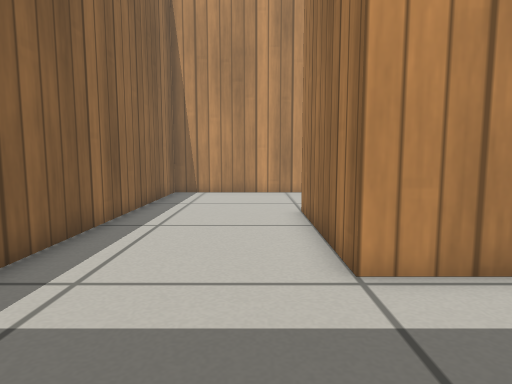
view 1 (above)

12 first-person views from a walk through a Gazebo world. The camera is 0.44 m above the floor, tilts 6° down and sees 75° across. The floor is counted in squares, 0.25 m on a side. Each view is taken from the middle of a square. On the plan, view 1 faces up. The plan holds only what a view shows up to about 17 squares ahead; the rest is blank. Gazebo's built-in surfaces are drawn with simple patterns.

view 2
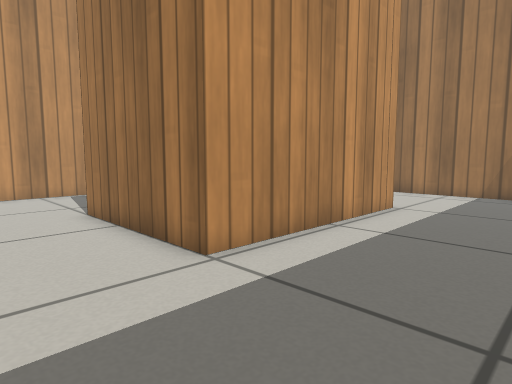

view 3
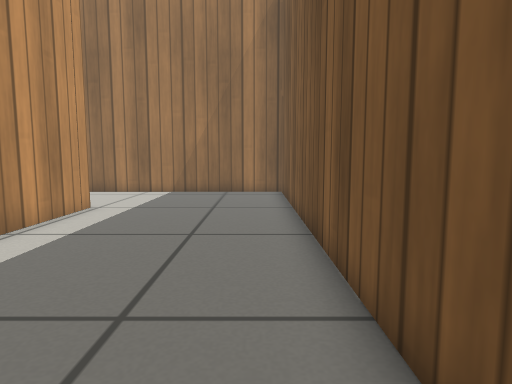

view 4
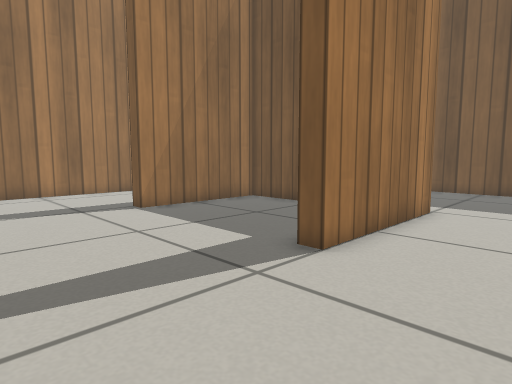

view 5
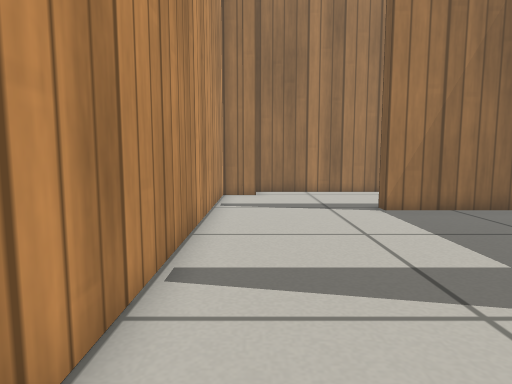

view 6
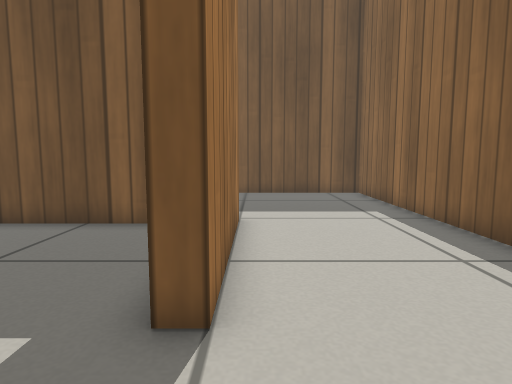

view 7
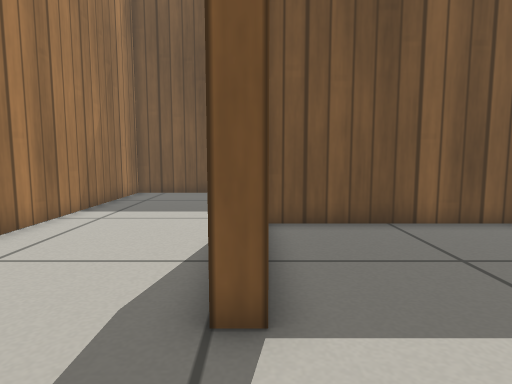

view 8
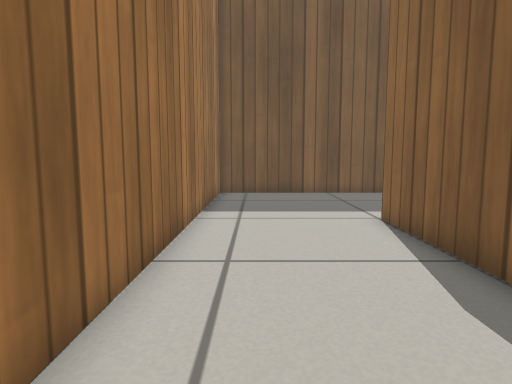

view 9
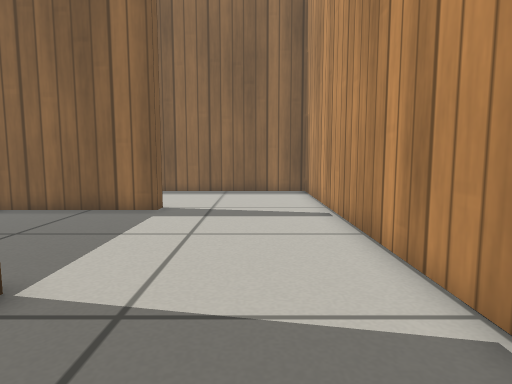

view 10
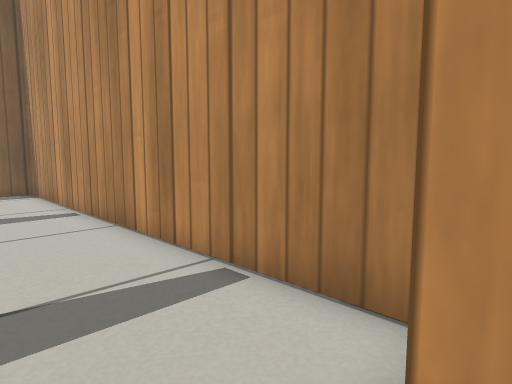

view 11
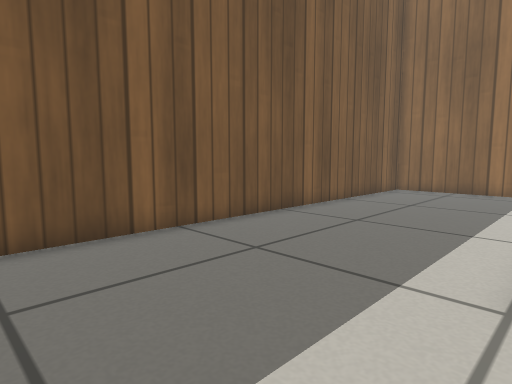

view 12
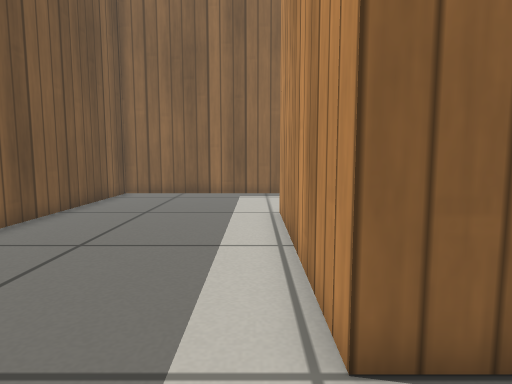

### Floor plan
Points are (right, up) in squares from view 1. A wall is a line through its corners. A room is listed if a view was taken in it or the views show most of it. See-through windows are left out.
Room 1 (views 1, 2, 3, 4, 5, 6, 7, 8, 9, 10, 11, 12)
walls: (9.5, 9.6) (9.5, 4.7) (1.5, 4.7) (1.5, 10.7) (2.1, 10.7) (2.1, 5.3) (8.9, 5.3) (8.9, 10.7) (9.5, 10.7); (13.9, 15) (13.3, 15) (13.3, 16.5) (-4, 16.5) (-4, -2.3) (14.8, -2.3) (14.8, 15)

Positions as (right, up) in squares from view 1, and headings:
1: (0, 0), facing up
2: (-2, 0), facing up-right
3: (-2, -1), facing right
4: (-2, 16), facing down-right
5: (-2, 15), facing right
6: (1, 14), facing down
7: (9, 14), facing down
8: (13, 14), facing down
9: (13, 14), facing left
10: (14, 13), facing up-left
11: (14, 5), facing down-left
12: (12, 4), facing left
